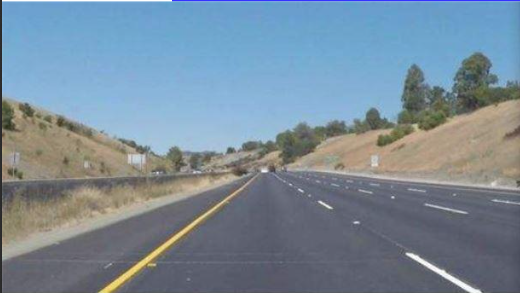
//> input picture course_design/opencv/Win/opencv_exp_4/road.png, 520 x 293 px
$ ./main   (built with g++ and OpenCV 4)
//> lines starting //> are read from the running program, lines starting //| are printed output that depends on the picture; after the words box and inside, x2 and y2 are one past the last pixel; in counts of white or black regions, pixels touching at a corner belong together
#include<iostream>
#include<opencv2/opencv.hpp>
#include<opencv2\imgproc\types_c.h>
#include<opencv2/imgproc/imgproc_c.h>

const double PI = acos(-1);

// [300 lines left out: functions Otsu, Sobel_sharpening, Prewitt_sharpening, Roberts_sharpening, LOG, Canny and 1 more, not called in this run]

cv::Mat Hough_trans(cv::Mat image) {
	cv::Mat image_canny, ret;
	//使用Canny算法预处理图像。
	Canny(image, image_canny, 50, 200, 3);
	cvtColor(image_canny, ret, CV_GRAY2BGR);
	std::vector <cv::Vec2f> lines;
	//Hough算法中标注线数组
	HoughLines(image_canny, lines, 1, CV_PI / 180, 150, 0, 0);
	//调用Hough算法接口，输入canny处理后的图像。
	for (int i = 0; i < lines.size(); i++) {
		float rho = lines[i][0], theta = lines[i][1];
		cv::Point pt1, pt2;
		double a = cos(theta), b = sin(theta);
		double x0 = a * rho, y0 = b * rho;
		pt1.x = cvRound(x0 + 1000 * (-b));
		pt1.y = cvRound(y0 + 1000 * (a));
		pt2.x = cvRound(x0 - 1000 * (-b));
		pt2.y = cvRound(y0 - 1000 * (a));
		line(ret, pt1, pt2, cv::Scalar(0, 0, 255), 1, CV_AA);
		//将hough结果标注在原图上。
	}
	return ret;
}

int main() {
	// [30 lines of commented-out code are left out]

	cv::Mat image_origin = cv::imread("./road.png", 0);
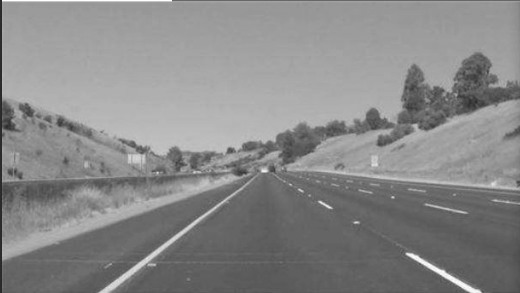
//> image_origin: 293 rows x 520 cols, CV_8UC1; min 40, max 255, mean 136.7
	cv::namedWindow("road_origin", cv::WINDOW_NORMAL);
	cv::imshow("road_origin", image_origin);

	cv::Mat image_Hough = Hough_trans(image_origin);
//> in Hough_trans, `Canny(image, image_canny, 50, 200, 3);`:
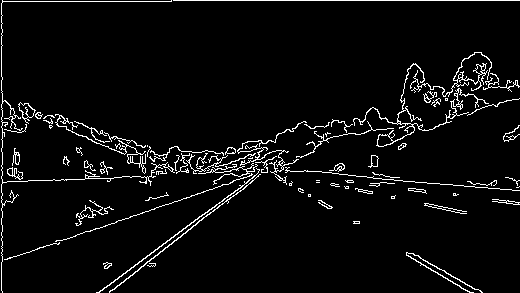
//> image_canny: 293 rows x 520 cols, CV_8UC1; 4.6% white in thin lines or dots
//> in Hough_trans, `cvtColor(image_canny, ret, CV_GRAY2BGR);`: ret: 293 rows x 520 cols, CV_8UC3; 4.6% white in thin lines or dots
//> in Hough_trans, `HoughLines(image_canny, lines, 1, CV_PI / 180, 150, 0, 0);`: lines = 7 lines (rho, theta): [0, 1.57], [247, 1.24], [297, 0.91], [293, 0.93], [1, 0], [144, 1.66], [110, 1.78]
//> the loop in Hough_trans, `for (int i = 0; i < lines.size(); i++)` made 7 passes
//> (rho, theta, a, b, x0, y0) on passes 1 to 7: (0, 1.57, -4.37e-08, 1, 0, 0), (247, 1.24, 0.326, 0.946, 80.42, 233.5), (297, 0.908, 0.616, 0.788, 182.9, 234), (293, 0.925, 0.602, 0.799, 176.3, 234), (1, 0, 1, 0, 1, 0), (144, 1.66, -0.0872, 0.996, -12.55, 143.5), (110, 1.78, -0.208, 0.978, -22.87, 107.6)
//> after the loop in Hough_trans, `for (int i = 0; i < lines.size(); i++)`:
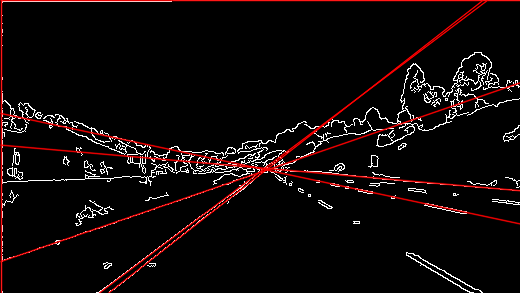
//> ret: 293 rows x 520 cols, CV_8UC3; mean B, G, R 9.2, 9.2, 16.3
	cv::namedWindow("road_hough", cv::WINDOW_NORMAL);
	cv::imshow("road_hough", image_Hough);

	cv::waitKey(0);
	return 0;
}

$ run again, with course_design/opencv/Win/opencv_exp_4/cameraman.tif saved as course_design/opencv/Win/opencv_exp_4/road.png
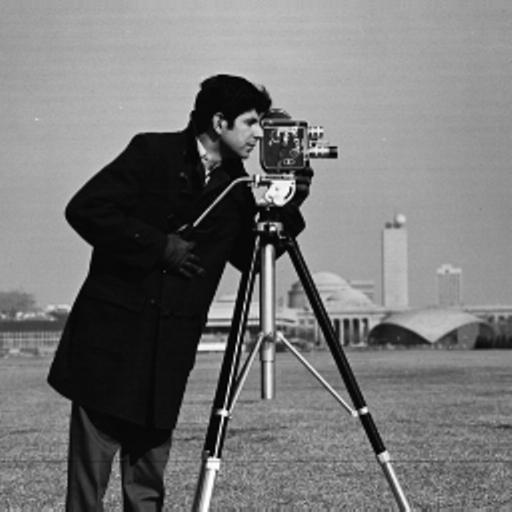
//> input picture course_design/opencv/Win/opencv_exp_4/cameraman.tif, 512 x 512 px
//> image_origin is the input picture: 512 rows x 512 cols, CV_8UC1; min 0, max 255, mean 118.3
//> in Hough_trans, `Canny(image, image_canny, 50, 200, 3);`:
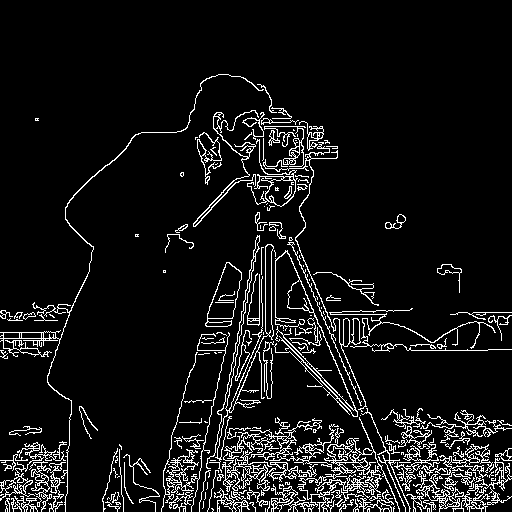
//> image_canny: 512 rows x 512 cols, CV_8UC1; 8% white in thin lines or dots, all inside (x1, y1, x2, y2) = (0, 74, 512, 512)
//> lines = 124 lines (rho, theta), first 12: [462, 1.57], [460, 1.57], [502, 1.57], [-167, 2.74], [271, 0], [-178, 2.74], [470, 1.57], [504, 1.57], [498, 1.57], [500, 1.57], [474, 1.57], [494, 1.57]
//> the loop in Hough_trans, `for (int i = 0; i < lines.size(); i++)` made 124 passes
//> (rho, theta, a, b, x0, y0) on passes 1 to 8: (462, 1.57, -4.37e-08, 1, -2.02e-05, 462), (460, 1.57, -4.37e-08, 1, -2.01e-05, 460), (502, 1.57, -4.37e-08, 1, -2.19e-05, 502), (-167, 2.74, -0.921, 0.391, 153.7, -65.25), (271, 0, 1, 0, 271, 0), (-178, 2.74, -0.921, 0.391, 163.8, -69.55), (470, 1.57, -4.37e-08, 1, -2.05e-05, 470), (504, 1.57, -4.37e-08, 1, -2.2e-05, 504)
//> after the loop in Hough_trans, `for (int i = 0; i < lines.size(); i++)`:
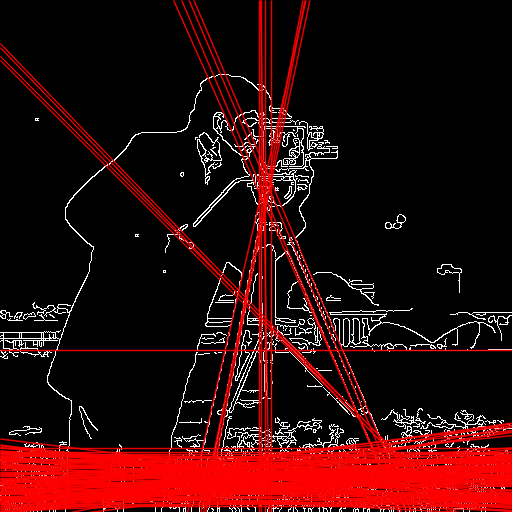
//> ret: 512 rows x 512 cols, CV_8UC3; mean B, G, R 9.9, 9.9, 48.8
